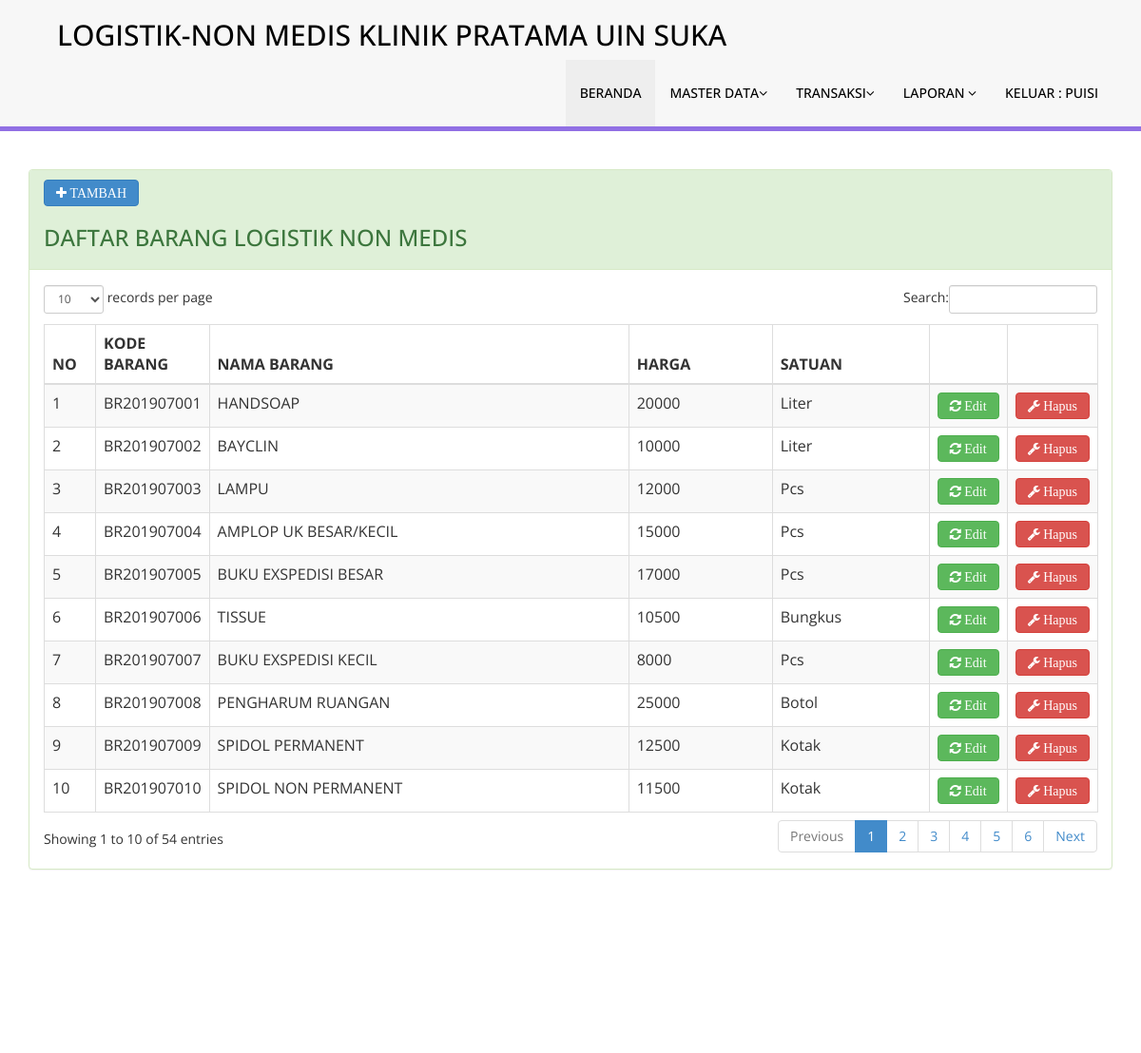
Screenshot of /master.php?page=barang (signed in) with the database file from the repository.
### tables this page shows
CREATE TABLE `tbl_barang` (
  `kode` int(11) NOT NULL,
  `kode_barang` varchar(15) NOT NULL DEFAULT '',
  `kode_satuan` int(11) DEFAULT NULL,
  `nama_barang` varchar(100) DEFAULT NULL,
  `jumlah` int(11) NOT NULL,
  `harga` int(11) NOT NULL,
  `keterangan` text DEFAULT NULL
);

CREATE TABLE `tbl_satuan` (
  `kode` int(11) NOT NULL,
  `uraian` varchar(50) DEFAULT NULL
);

### modul/barang/index.php (the view, shortened to what this page needs)
<div class="row">
    <div class="col-md-12">
        <div class="panel panel-success">
            <div class="panel-heading">
                <a href="master.php?page=tambah_barang"><button class="btn btn-primary fa fa-plus"> TAMBAH </button></a>
                <h3> DAFTAR BARANG LOGISTIK NON MEDIS </h3>
            </div>
            <div class="panel-body">
                <div class="table-responsive">
                    <table class="table table-striped table-bordered table-hover" id="dataTables-example">
                        <thead>
                            <tr>
                                <th width="5%">NO</th>
                                <th width="10%">KODE BARANG</th>
                                <th>NAMA BARANG</th>
                                <th>HARGA</th>
                                <th>SATUAN</th>
                                <th width="3%"></th>
                                <th width="3%"></th>
                            </tr>
                        </thead>
                        <tbody>
                            <?php
                            $no = 1;
                            $qry = mysqli_query($konek, "select `tbl_barang`.`kode` AS `kode`,`tbl_barang`.`kode_barang` AS `kode_barang`,`tbl_barang`.`kode_satuan` AS `kode_satuan`,`tbl_barang`.`nama_barang` AS `nama_barang`,`tbl_barang`.`harga` AS `harga`,`tbl_barang`.`keterangan` AS `keterangan`,`tbl_satuan`.`uraian` AS `satuan` from (`tbl_barang` join `tbl_satuan` on((`tbl_satuan`.`kode` = `tbl_barang`.`kode_satuan`)))");
                            while ($data = mysqli_fetch_array($qry)) {
                                ?>
                                <tr class="odd gradeX">
                                    <td><?php echo $no++; ?></td>
                                    <td><?php echo $data['kode_barang']; ?></td>
                                    <td><?php echo $data['nama_barang']; ?></td>
                                    <td><?php echo $data['harga']; ?></td>
                                    <td><?php echo $data['satuan']; ?></td>
                                    <td class="center"><a href="master.php?page=edit_barang&id=<?php echo base64_encode($data['kode']); ?>" class="fa fa-refresh btn btn-success"> Edit</a></td>
                                    <td class="center"><a onClick="return confirm('Data ini akan di hapus.?')" href="master.php?page=barang&hapus=<?php echo $data['kode']; ?>" class="fa fa-wrench btn btn-danger"> Hapus</a></td>
                                </tr>
                            <?php } ?>
                        </tbody>
                    </table>
                </div>
            </div>
        </div>
    </div>
</div>

### master.php (shortened to what this page needs)
<?php
include 'koneksi.php';
?>
<head>
    <link href="assets/css/bootstrap.css" rel="stylesheet" />
    <link href="assets/css/font-awesome.css" rel="stylesheet" />
    <link href="assets/css/style.css" rel="stylesheet" />
    <link href="assets/js/dataTables/dataTables.bootstrap.css" rel="stylesheet" />
    <link rel="stylesheet" href="assets/select2/dist/css/select2.min.css">
</head>
<body>
    <section class="menu-section">
        <div class="container">
            <div class="row ">
                <div class="col-md-12">
                    <div class="navbar-collapse collapse ">
                        <ul id="menu-top" class="nav navbar-nav navbar-left">
                            <h2>
                                <li><a href="master.php?page=beranda">LOGISTIK-NON MEDIS KLINIK PRATAMA UIN SUKA</a></li>
                            </h2>
                        </ul>
                        <ul id="menu-top" class="nav navbar-nav navbar-right">
                            <li><a href="master.php?page=beranda" class="menu-top-active">BERANDA</a></li>
                            <?php
                            if ($_SESSION['status'] == "Admin" || $_SESSION['status'] == "SupAdmin") {
                            ?>
                                <li>
                                    <a class="dropdown-toggle" id="ddlmenuItem" data-toggle="dropdown">MASTER DATA<i class="fa fa-angle-down"></i></a>
                                </li>
                            <?php
                            }
                            ?>
                            <li>
                                <?php
                                if ($_SESSION['status'] == "User") {
                                ?>
                                    <a role="menuitem" tabindex="-1" href="master.php?page=keluar">TRANSAKSI</a>
                                <?php
                                } else if ($_SESSION['status'] == "Admin") {
                                ?>
                                    <a class="dropdown-toggle" id="ddlmenuItem" data-toggle="dropdown">TRANSAKSI<i class="fa fa-angle-down"></i></a>
                                <?php
                                }
                                ?>
                            </li>
                            <?php
                            if ($_SESSION['status'] == "Admin" || $_SESSION['status'] == "SupAdmin") {
                            ?>
                                <li>
                                    <a class="dropdown-toggle" id="ddlmenuItem" data-toggle="dropdown">Laporan <i class="fa fa-angle-down"></i></a>
                                </li>
                            <?php
                            }
                            ?>
                            <li><a href="login_keluar.php">Keluar : <?php echo $_SESSION['user_name']; ?></a></li>
                        </ul>
                    </div>
                </div>
            </div>
        </div>
    </section>
    <div class="content-wrapper">
        <div class="container">
            <?php
            if (isset($_GET['page'])) {
                $page = $_GET['page'];
                switch ($page) {
                    case 'barang':
                        include "modul/barang/index.php";
                        break;
                }
            } else {
                include "modul/beranda/index.php";
            }
            ?>
        </div>
    </div>
    <section class="footer-section">
        <div class="container">
            <div class="row">
                <div class="col-md-12">
                    &copy; 2019 :Teknik Informatika |<a> Designed by : Al-Mumtahanah Hafid</a>
                </div>
            </div>
        </div>
    </section>
</body>
</html>

### assets/css/style.css (style rules this page uses)
.content-wrapper { margin-top: 40px; min-height: 800px; padding-bottom: 90px; }
#menu-top a { color: #000; text-decoration: none; font-weight: 500; padding: 25px 15px 25px 15px; text-transform: uppercase; }
.menu-section { background-color: #f7f7f7; border-bottom: 5px solid #9170e4; width: 100%; }
.menu-top-active { background-color: #eeeeee; }
.footer-section { padding: 25px 50px 25px 50px; color: #000; font-size: 13px; background-color: #f7f7f7; text-align: right; border-top: 5px solid #9170e4; }
.footer-section a, .footer-section a:hover { color: #000; }

### rows the page displays
tbl_barang: kode_barang "BR201907001", nama_barang "HANDSOAP", harga "20000", kode_satuan.uraian "Liter"
tbl_barang: kode_barang "BR201907002", nama_barang "BAYCLIN", harga "10000", kode_satuan.uraian "Liter"
tbl_barang: kode_barang "BR201907003", nama_barang "LAMPU", harga "12000", kode_satuan.uraian "Pcs"
tbl_barang: kode_barang "BR201907004", nama_barang "AMPLOP UK BESAR/KECIL", harga "15000", kode_satuan.uraian "Pcs"
tbl_barang: kode_barang "BR201907005", nama_barang "BUKU EXSPEDISI BESAR", harga "17000", kode_satuan.uraian "Pcs"
tbl_barang: kode_barang "BR201907006", nama_barang "TISSUE", harga "10500", kode_satuan.uraian "Bungkus"
tbl_barang: kode_barang "BR201907007", nama_barang "BUKU EXSPEDISI KECIL", harga "8000", kode_satuan.uraian "Pcs"
tbl_barang: kode_barang "BR201907008", nama_barang "PENGHARUM RUANGAN", harga "25000", kode_satuan.uraian "Botol"
tbl_barang: kode_barang "BR201907009", nama_barang "SPIDOL PERMANENT", harga "12500", kode_satuan.uraian "Kotak"
tbl_barang: kode_barang "BR201907010", nama_barang "SPIDOL NON PERMANENT", harga "11500", kode_satuan.uraian "Kotak"

### other values shown
$_SESSION['user_name'] "PUISI"
